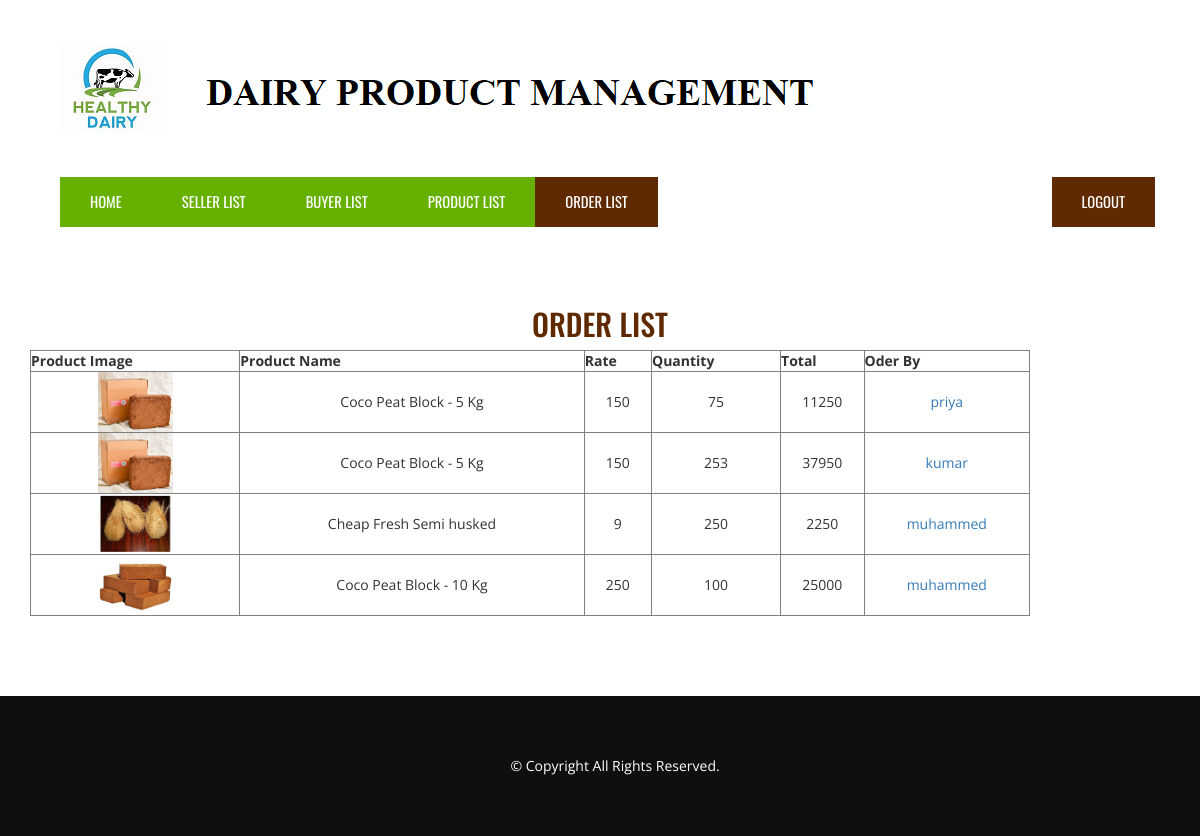
The page /admin-order-list.php on the database its author committed.
### tables this page shows
CREATE TABLE IF NOT EXISTS `orders` (
  `id` int(10) NOT NULL AUTO_INCREMENT,
  `pname` varchar(25) NOT NULL,
  `pqw` varchar(25) NOT NULL,
  `rate` int(25) NOT NULL,
  `company` varchar(25) NOT NULL,
  `mobile` bigint(10) NOT NULL,
  `address` varchar(25) NOT NULL,
  `path` varchar(25) NOT NULL,
  `qty` int(25) NOT NULL,
  `total` int(25) NOT NULL,
  `username` varchar(25) NOT NULL,
  `susername` varchar(25) NOT NULL,
  PRIMARY KEY (`id`)
);

### admin-order-list.php (the view, shortened to what this page needs)
<?php
$query = "select * from orders order by id desc";
$data = mysql_query($query);
?>
<!DOCTYPE HTML>
<html lang="en-US">
<head>
	<link href="https://maxcdn.bootstrapcdn.com/bootstrap/3.3.6/css/bootstrap.min.css" rel="stylesheet">
	<link rel="stylesheet" href="https://maxcdn.bootstrapcdn.com/font-awesome/4.5.0/css/font-awesome.min.css">
	<link href='css/style.css' rel='stylesheet' type='text/css'>
	<link rel="stylesheet" type="text/css" href="css/settings.css" media="screen" />
</head>
<body>
	<header class="header">
		<div class="container">
			<div class="container-fluid">
				<div class="header-top">
					<div class="col-md-3 col-sm-4 hidden-xs logo">
						<a href=""><img src="img/logo.png" alt="" /></a>
					</div>
				</div>
			</div>
			<nav class="navbar navbar-default">
			  <div class="container-fluid">
				<div class="collapse navbar-collapse" id="navigation">
				  <ul class="nav navbar-nav">
					<li><a href="admin-dashboard.php">Home </a></li>
					<li><a href="admin-seller-list.php">Seller List</a></li>
					<li><a href="admin-buyer-list.php">Buyer List</a></li>
                    <li><a href="admin-product-list.php">Product List</a></li>
					<li class="active"><a href="admin-order-list.php">Order List</a></li>
				  </ul>
				  <ul class="nav navbar-nav navbar-right">
					<li class="get-a-quote"><a href="logout.php">Logout</a></li>
				  </ul>
				</div>
			  </div>
			</nav>
		</div>
	</header>
	<section class="blog">
		<div class="container">
			<h2>Order list</h2>
			<div class="blog-posts">
            <table border="1" width="1000" cellpadding="10" cellspacing="10">
<tr align="center">
<th align="center">Product Image</th><th align="center">Product Name</th><th align="center">Rate</th><th align="center">Quantity</th><th align="center">Total</th><th align="center">Oder By</th>
</tr>
<?php while($rec = mysql_fetch_array($data)) { ?>
<tr align="center">
<td> <img src="<?php echo $rec['path'];?>" width="75" height="60"></td>
<td> <?php echo $rec['pname']; ?> </td>
<td> <?php echo $rec['rate']; ?> </td>
<td> <?php echo $rec['qty']; ?> </td>
<td> <?php echo $rec['total']; ?> </td>
<td> <a href="admin-buyer-details.php?username=<?php echo $rec['username']; ?>"><?php echo $rec['username']; ?> </a></td>
</tr>
<?php } ?>
</table>
			</div>
		</div>
	</section>
	<section class="footer">
		<div class="copyright text-center">
			<div class="container">
				<div class="row">
					<p class="copyright">&copy; Copyright All Rights Reserved.</p>
				</div>
			</div>
		</div>
	</section>
</body>
</html>

### css/style.css (style rules this page uses)
body,p,h1,h2,h3,h4,h5,h6 { font-family:'open sans' }
.logo { padding:25px 15px; }
@media screen and (max-width:1200px) and (min-width:992px) { ul.nav.navbar-nav li a { padding: 15px 30px !important; } }
div#navigation { border:none; }
nav.navbar.navbar-default { background:none; border:none; font-family: 'oswald'; font-size: 11pt; text-transform:uppercase; margin:0px; }
ul.nav.navbar-nav { background: #66b100; }
ul.nav.navbar-nav li a { color: #fff !important; }
ul.nav.navbar-nav li.active a { background: #5f2a00; }
ul.nav.navbar-nav li { transition:.2s all ease-in-out; }
ul.nav.navbar-nav li a { padding: 15px 45px; }
ul.nav.navbar-nav li.get-a-quote { background:#5f2a00; }
.header-top { padding: 20px 0px; display: table; width: 100%; }
section.blog { padding:80px 0px; }
section.blog h2 { font-family:'oswald'; color:#5f2a00; text-align:center; text-transform:uppercase; margin-top:0px; }
.copyright { background: #0f0f0f; color: #fff; padding: 30px; }
.copyright p { margin: 0px; }

### rows shown on the page
orders: path (picture), pname "Coco Peat Block - 5 Kg", rate "150", qty "75", total "11250", username "priya"
orders: path (picture), pname "Coco Peat Block - 5 Kg", rate "150", qty "253", total "37950", username "kumar"
orders: path (picture), pname "Cheap Fresh Semi husked", rate "9", qty "250", total "2250", username "muhammed"
orders: path (picture), pname "Coco Peat Block - 10 Kg", rate "250", qty "100", total "25000", username "muhammed"
